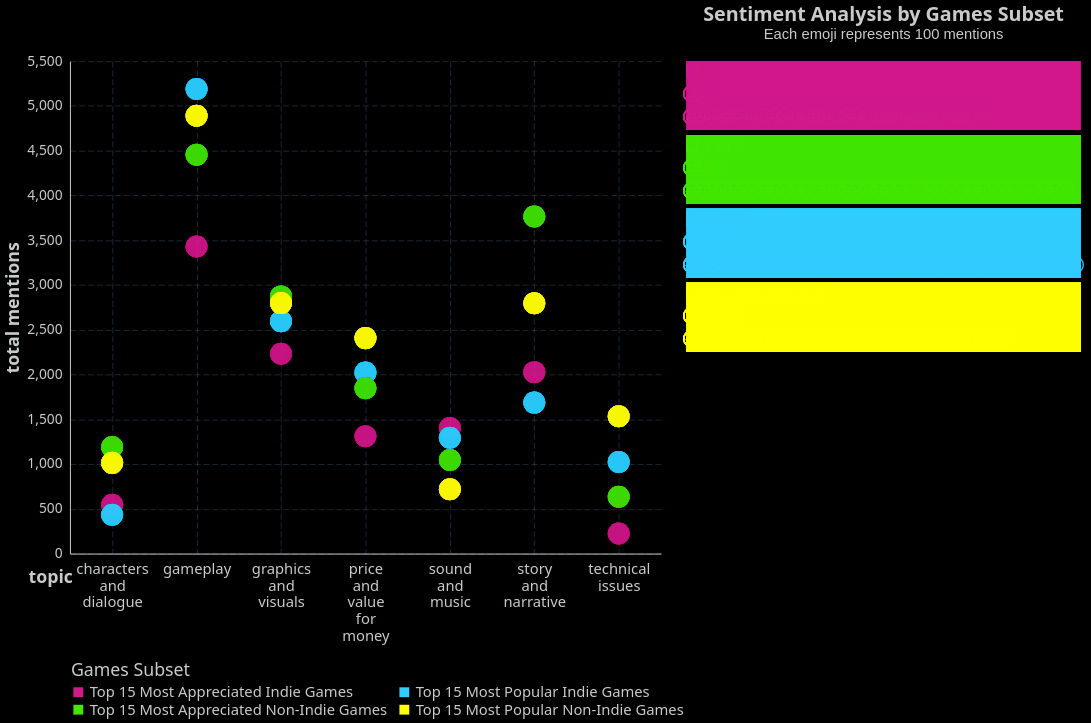

Express this chart as Vega-Lite.
### Vega-Lite specification from a JSON file in a GitHub repository (floating-point values rounded to 4 significant figures; data arrays with more than 128 entries replaced by an {"elided": "..."} marker saying what was removed)
{"config": {"view": {"continuousWidth": 400, "continuousHeight": 300, "stroke": null, "strokeWidth": 1}, "background": "black", "mark": {"color": "#6495ED"}, "arc": {"fill": "#6495ED"}, "area": {"fill": "#6495ED", "line": true, "fillOpacity": 0.1}, "line": {"stroke": "#6495ED", "strokeWidth": 2}, "path": {"stroke": "#6495ED"}, "rect": {"fill": "#6495ED"}, "shape": {"stroke": "#6495ED"}, "symbol": {"fill": "#6495ED"}, "title": {"color": "#C7CCC9", "anchor": "start", "dy": -15, "fontSize": 16, "font": "IBM Plex Sans,system-ui,-apple-system,BlinkMacSystemFont,\".sfnstext-regular\",sans-serif", "fontWeight": 600}, "axisBand": {"grid": false}, "axis": {"labelColor": "#C7CCC9", "labelFontSize": 16, "labelFont": "IBM Plex Sans Condensed, system-ui, -apple-system, BlinkMacSystemFont, \".SFNSText-Regular\", sans-serif", "labelFontWeight": 400, "titleColor": "#C7CCC9", "titleFontWeight": 600, "titleFontSize": 16, "grid": true, "gridColor": "#4A7295", "labelAngle": 0, "domainColor": "#C7CCC9", "tickColor": null, "labelPadding": 2, "tickSize": 6, "tickWidth": 0.5, "gridOpacity": 1, "gridZ": 1}, "axisX": {"gridDash": [6, 3], "gridWidth": 0.35, "gridColor": "#4A7295", "labelAngle": 0}, "axisY": {"gridDash": [6, 3], "gridWidth": 0.35, "gridColor": "#4A7295"}, "layer": {"grid": 1, "mark": 0}, "legend": {"labelFontSize": 11, "padding": 1, "symbolType": "square", "labelColor": "#C7CCC9", "titleColor": "#C7CCC9"}, "style": {"guide-label": {"font": "IBM Plex Sans,system-ui,-apple-system,BlinkMacSystemFont,\".sfnstext-regular\",sans-serif", "fill": "#C7CCC9", "fontWeight": 400}, "guide-title": {"font": "IBM Plex Sans,system-ui,-apple-system,BlinkMacSystemFont,\".sfnstext-regular\",sans-serif", "fill": "#C7CCC9", "fontWeight": 400}}, "range": {"category": ["#33a8c7ff", "#52e3e1ff", "#a0e426ff", "#fdf148ff", "#ffab00ff", "#f77976ff", "#f050aeff", "#d883ffff", "#9336fdff"]}, "facet": {"spacing": 5}}, "hconcat": [{"data": {"name": "data-a8e282ce274745993cc7e4e1eb4598bb"}, "mark": {"type": "circle", "fillOpacity": 0.1, "size": 500}, "encoding": {"color": {"field": "games_subset_label", "legend": {"labelColor": "#C7CCC9", "labelFontSize": 15, "labelLimit": 0, "titleColor": "#C7CCC9", "titleFontSize": 18, "orient": "bottom", "columns": 2, "direction": "horizontal"}, "scale": {"domain": ["Top 15 Most Appreciated Indie Games", "Top 15 Most Popular Indie Games", "Top 15 Most Appreciated Non-Indie Games", "Top 15 Most Popular Non-Indie Games"], "range": ["#d01c8b", "#33CCFF", "#44E602", "#FFFF00"]}, "title": "Games Subset", "type": "nominal"}, "tooltip": {"field": "games_subset_label", "type": "nominal"}, "x": {"axis": {"labelFontSize": 15, "labelAngle": 0, "labelAlign": "center", "labelExpr": "split(datum.label, ' ')", "titleFontSize": 18, "titleX": -20, "titleY": 15}, "field": "topic", "type": "nominal"}, "y": {"axis": {"labelFontSize": 14, "titleFontSize": 18}, "field": "topic_total", "title": "total mentions", "type": "quantitative"}}, "height": 500, "name": "view_19", "transform": [{"filter": {"param": "param_22"}}, {"joinaggregate": [{"op": "sum", "field": "counts", "as": "topic_total"}], "groupby": ["games_subset_label", "topic"]}], "width": 600}, {"data": {"name": "data-08e39670f37de22de97aef6cdba5b18f"}, "facet": {"row": {"field": "games_subset_label", "header": null, "type": "nominal"}}, "spec": {"layer": [{"mark": {"type": "rect", "opacity": 0.2}, "encoding": {"color": {"field": "row_colour", "legend": null, "scale": null, "type": "nominal"}}, "name": "view_20", "transform": [{"filter": {"param": "param_22"}}]}, {"mark": {"type": "text", "baseline": "middle", "dx": 0, "dy": 0, "size": 20}, "encoding": {"color": {"field": "row_colour", "legend": null, "scale": null, "type": "nominal"}, "text": {"field": "emoji", "type": "nominal"}, "x": {"axis": null, "field": "x", "type": "ordinal"}, "y": {"axis": null, "field": "sentiment", "type": "ordinal"}}, "transform": [{"filter": {"param": "param_22"}}, {"calculate": "{'positive': '😃', 'negative': '😤', 'neutral': '😐'}[datum.sentiment]", "as": "emoji"}, {"window": [{"op": "rank", "field": "", "as": "x"}], "groupby": ["games_subset_label", "sentiment", "topic"]}]}], "height": 70, "width": 400}, "columns": 1, "resolve": {"scale": {"y": "independent"}}, "title": {"text": "Sentiment Analysis by Games Subset", "anchor": "middle", "color": "#C7CCC9", "fontSize": 20, "subtitle": "Each emoji represents 100 mentions", "subtitleColor": "#C7CCC9", "subtitleFontSize": 15}, "transform": [{"filter": {"param": "param_23"}}]}], "params": [{"name": "param_23", "select": {"type": "point", "encodings": ["x"]}, "views": ["view_19"]}, {"name": "param_22", "select": {"type": "point", "fields": ["reviewer_type"]}, "bind": {"input": "select", "options": ["user", "critic"], "name": "reviewer type: "}, "value": [{"reviewer_type": "user"}], "views": ["view_19", "view_20"]}], "transform": [{"filter": {"param": "param_22"}}, {"filter": {"param": "param_22"}}], "$schema": "https://vega.github.io/schema/vega-lite/v5.20.1.json", "datasets": {"data-a8e282ce274745993cc7e4e1eb4598bb": {"elided": "2499 records"}, "data-08e39670f37de22de97aef6cdba5b18f": {"elided": "736 records"}}}
